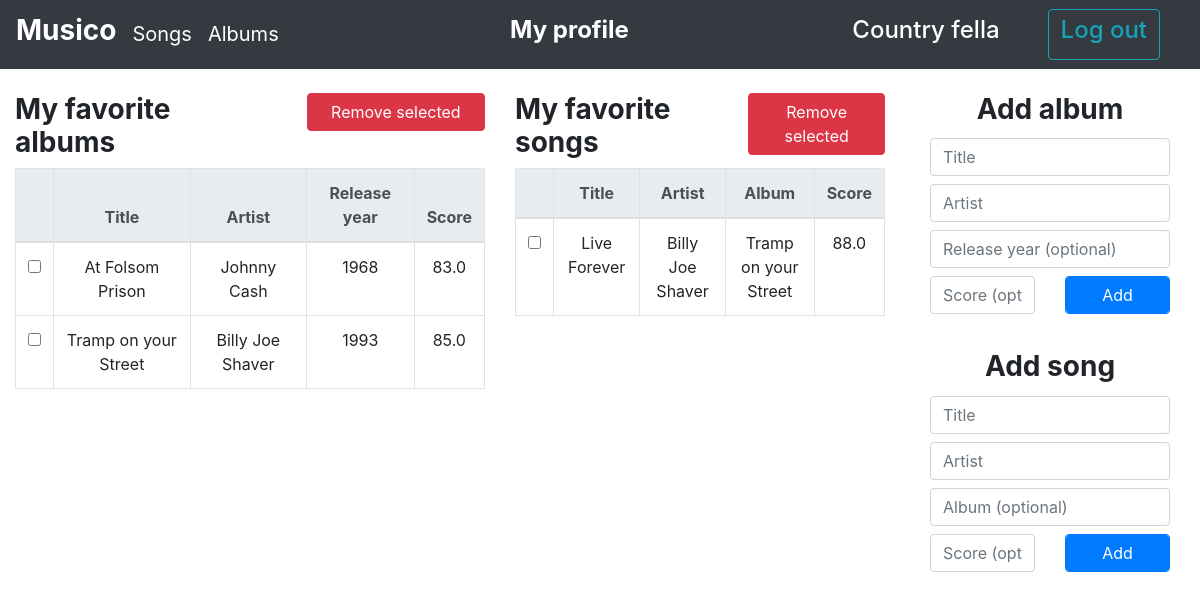
The page /profile (signed in) on the database as committed earlier.
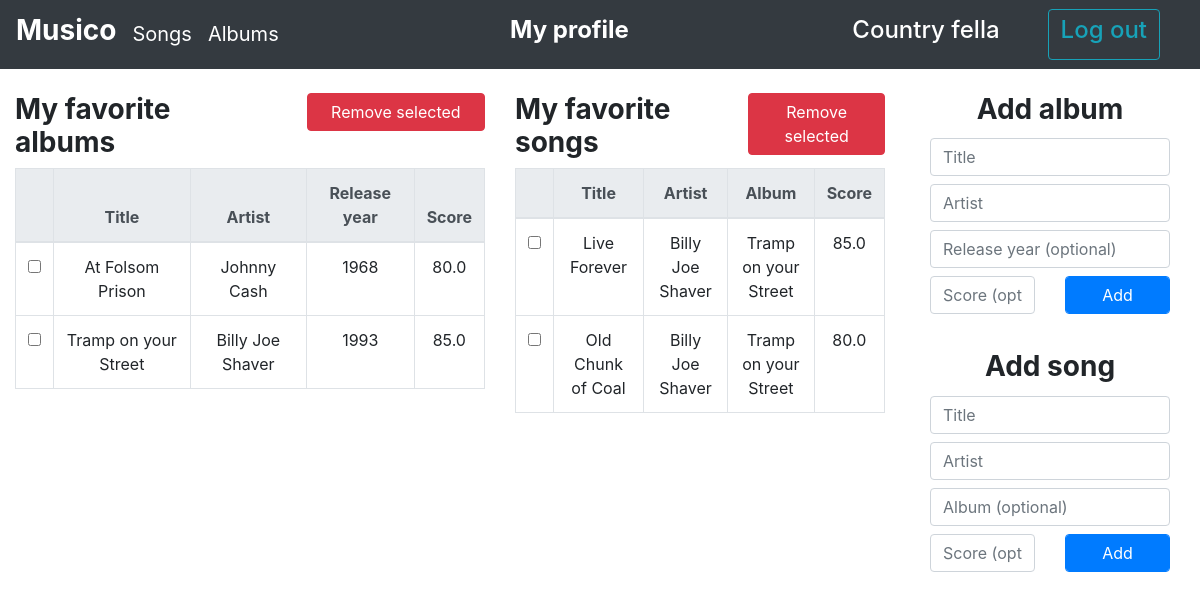
The same page on the database as committed later.
### app/models.py (models this page shows, shortened)
class User(db.Model, UserMixin):
    id = db.Column(db.Integer, primary_key=True)
    username = db.Column(db.String(50), index=True)
    password = db.Column(db.BINARY)
    favorite_songs = db.relationship('FavoriteSong', back_populates='user')
    favorite_albums = db.relationship('FavoriteAlbum', back_populates='user')

class FavoriteAlbum(db.Model):
    user_id = db.Column(db.Integer, db.ForeignKey('user.id'), primary_key=True)
    album_id = db.Column(db.Integer, db.ForeignKey('album.id'), primary_key=True)
    user = db.relationship('User', back_populates='favorite_albums')
    album = db.relationship('Album', back_populates='favored')
    rating = db.Column(db.Float)

class Album(db.Model):
    id = db.Column(db.Integer, primary_key=True)
    title = db.Column(db.String(200), index=True)
    year_released = db.Column(db.Integer, index=True)
    artist_id = db.Column(db.Integer, db.ForeignKey('artist.id'))
    artist = db.relationship('Artist', back_populates='albums')
    songs = db.relationship('Song', back_populates='album')
    favored = db.relationship('FavoriteAlbum', back_populates='album')
    def __repr__(self):
        return self.title

class Artist(db.Model):
    id = db.Column(db.Integer, primary_key=True)
    name = db.Column(db.String(150), index=True)
    albums = db.relationship('Album', back_populates='artist')
    songs = db.relationship('Song', back_populates='artist')
    def __repr__(self):
        return self.name

class FavoriteSong(db.Model):
    user_id = db.Column(db.Integer, db.ForeignKey('user.id'), primary_key=True)
    song_id = db.Column(db.Integer, db.ForeignKey('song.id'), primary_key=True)
    user = db.relationship('User', back_populates='favorite_songs')
    song = db.relationship('Song', back_populates='favored')
    rating = db.Column(db.Float)

class Song(db.Model):
    id = db.Column(db.Integer, primary_key=True)
    title = db.Column(db.String(200), index=True)
    artist_id = db.Column(db.Integer, db.ForeignKey('artist.id'))
    artist = db.relationship('Artist', back_populates='songs')
    album_id = db.Column(db.Integer, db.ForeignKey('album.id'))
    album = db.relationship('Album', back_populates='songs')
    favored = db.relationship('FavoriteSong', back_populates='song')

### app/views.py (the view)
@app.route('/profile', methods=['GET', 'POST'])
@login_required
def profile():
    return base('profile', **load_profile())

### app/forms.py
class AlbumForm(FlaskForm):
    a_title = StringField('title', validators=[DataRequired(), Length(max=200)], render_kw={'placeholder': 'Title'})
    a_artist = StringField('artist', validators=[DataRequired(), Length(max=150)], render_kw={'placeholder': 'Artist'})
    year = IntegerField('year', validators=[Optional(), NumberRange(min=0, max=date.today().year + 1)], render_kw={'placeholder': 'Release year (optional)'})
    a_score = FloatField('rating', validators=[Optional(), NumberRange(min=0, max=100)], render_kw={'placeholder': 'Score (optional)'})
    a_submit = SubmitField('Add')

class SongForm(FlaskForm):
    s_title = StringField('title', validators=[DataRequired(), Length(max=200)], render_kw={'placeholder': 'Title'})
    s_artist = StringField('artist', validators=[DataRequired(), Length(max=150)], render_kw={'placeholder': 'Artist'})
    album = StringField('album', validators=[Optional(), Length(max=200)], render_kw={'placeholder': 'Album (optional)'})
    s_score = FloatField('rating', validators=[Optional(), NumberRange(min=0, max=100)], render_kw={'placeholder': 'Score (optional)'})
    s_submit = SubmitField('Add')

### app/utils.py (called while the page is built)
def base(page, **kwargs):
    if 'login' in request.form:
        return redirect(url_for('login'))
    if 'signup' in request.form:
        return redirect(url_for('signup'))
    if 'logout' in request.form:
        logout_user()
        return redirect(url_for('home'))
    return render_template(f"{page}.html", **kwargs)

def load_profile():
    user = User.query.get(int(session['_user_id']))
    album_form = AlbumForm()
    song_form = SongForm()
    if album_form.a_submit.data and album_form.validate_on_submit(): add_album(user, album_form)
    if song_form.s_submit.data and song_form.validate_on_submit(): add_song(user, song_form)
    if 'album_button' in request.form: remove_favorites(user, FavoriteAlbum, 'album')
    if 'song_button' in request.form: remove_favorites(user, FavoriteSong, 'song')
    return {'user': user, 'album_form': album_form, 'song_form': song_form}

### app/views.py (called while the page is built)
@login_manager.user_loader
def load_user(user_id):
    return User.query.get(int(user_id))

### app/templates/profile.html (shortened to what this page needs)
{% extends 'base.html' %}
{% block page %}My profile{% endblock %}
{% block content %}
<div class='container-fluid'>
<div class='row my-4'>
    <form action="" method="post" class='col-5'>
        <table class="table table-hover table-bordered">
            <div class='row'>
                <div class='col-7'>
                    <h3><b>My favorite albums</b></h3>
                </div>
                <div class='col-5'>
                    <button type="submit" name="album_button" value="delete" class="btn btn-danger col-12">Remove selected</button>
                </div>
            </div>
            <thead class="thead-light">
                {% if user.favorite_albums|length == 0 %}
                <tr>
                    <th scope="col"><center>No albums have been added yet</center></th>
                </tr>
                {% else %}
                <tr>
                    <th scope="col"></th>
                    <th scope="col"><center>Title</center></th>
                    <th scope="col"><center>Artist</center></th>
                    <th scope="col"><center>Release year</center></th>
                    <th scope="col"><center>Score</center></th>
                </tr>
                {% endif %}
            </thead>
            <tbody>
                {% for album in user.favorite_albums %}
                <tr class="table", id="album,{{ album.album.id }}">
                    <td><input type="checkbox" name="album_id" , value="{{ album.album.id }}"></td>
                    <td align="center">{{ album.album.title }}</td>
                    <td align="center">{{ album.album.artist }}</td>
                    <td align="center">
                        {% if album.album.year_released != None %}{{ album.album.year_released }}{% endif %}
                    </td>
                    <td align="center" style="position: relative;">
                        {% if album.rating != None %}{{ album.rating }}{% endif %}
                    </td>
                </tr>
                {% endfor %}
            </tbody>
        </table>
    </form>
    <form action="" method="post" class='col-4'>
        <table class="table table-hover table-bordered">
            <div class='row'>
                <div class='col-7'>
                    <h3><b>My favorite songs</b></h3>
                </div>
                <div class='col-5'>
                    <button type="submit" name="song_button" value="delete" class="btn btn-danger col-12">Remove selected</button>
                </div>
            </div>
            <thead class="thead-light">
                {% if user.favorite_songs|length == 0 %}
                <tr>
                    <th scope="col"><center>No Songs have been added yet</center></th>
                </tr>
                {% else %}
                <tr>
                    <th scope="col"></th>
                    <th scope="col"><center>Title</center></th>
                    <th scope="col"><center>Artist</center></th>
                    <th scope="col"><center>Album</center></th>
                    <th scope="col"><center>Score</center></th>
                </tr>
                {% endif %}
            </thead>
            <tbody>
                {% for song in user.favorite_songs %}
                <tr class="table", id="song,{{ song.song.id }}">
                    <td><input type="checkbox" name="song_id" , value="{{ song.song.id }}"></td>
                    <td align="center">{{ song.song.title }}</td>
                    <td align="center">{{ song.song.artist }}</td>
                    <td align="center">
                        {% if song.song.album != None %}{{ song.song.album }}{% endif %}
                    </td>
                    <td align="center" style="position: relative;">
                        {% if song.rating != None %}{{ song.rating }}{% endif %}
                    </td>
                </tr>
                {% endfor %}
            </tbody>
        </table>
    </form>
    <div class='col-3'>
        <h3><center><b>Add album</b></center></h3>
        <form action="" method="post" name="add_album">
            <div class='container-fluid'>
                <div class='row py-1'>
                    <div class='col-12'>
                        {{ album_form.a_title(class_='form-control') }}
                    </div>
                </div>
                <div class='row py-1'>
                    <div class='col-12'>
                        {{ album_form.a_artist(class_='form-control') }}
                    </div>
                </div>
                <div class='row py-1'>
                    <div class='col-12'>
                        {{ album_form.year(class_='form-control') }}
                    </div>
                </div>
                <div class='row py-1'>
                    <div class='col-6'>
                        {{ album_form.a_score(class_='form-control') }}
                    </div>
                    <div class="col-6">
                        {{ album_form.a_submit(class_='form-control btn btn-primary col-12') }}
                    </div>
                </div>
                <div class='row py-1'>
                </div>
            </div>
        </form>
        <br>
        <h3><center><b>Add song</b></center></h3>
        <form action="" method="post" name="add_song">
            <div class='container-fluid'>
                <div class='row py-1'>
                    <div class='col-12'>
                        {{ song_form.s_title(class_='form-control') }}
                    </div>
                </div>
                <div class='row py-1'>
                    <div class='col-12'>
                        {{ song_form.s_artist(class_='form-control') }}
                    </div>
                </div>
                <div class='row py-1'>
                    <div class='col-12'>
                        {{ song_form.album(class_='form-control') }}
                    </div>
                </div>
                <div class="row py-1">
                    <div class='col-6'>
                        {{ song_form.s_score(class_='form-control') }}
                    </div>
                    <div class="col-6">
                        {{ song_form.s_submit(class_='form-control btn btn-primary col-12') }}
                    </div>
                </div>
            </div>
        </form>
    </div>
</div>
</div>
{% endblock %}

### app/templates/base.html (shortened to what this page needs)
<!DOCTYPE html>
<html>
<head>
  <link rel="stylesheet" href="https://stackpath.bootstrapcdn.com/bootstrap/4.2.1/css/bootstrap.min.css"
>
</head>
<body>
  <nav class="navbar navbar-expand-sm navbar-dark bg-dark" id='navbar-top'>
    <a class="navbar-brand" href="/"><h3><b>Musico</b></h3></a>
    <div class="collapse navbar-collapse" id="navbarSupportedContent">
      <ul class="navbar-nav mr-auto">
        <a class="navbar-brand" href="/songs">Songs</a>
        <a class="navbar-brand" href="/albums">Albums</a>
      </ul>
    </div>
    <div class="navbar-collapse" id="navbarSupportedContent">
        <a class="navbar-text text-white"><h4><b>{% block page %}{% endblock %}</b></h4></a>
    </div>
    <form action="", method="post">
      <span class="navbar-collapse">
          {% if current_user.is_authenticated %}
            <div class="px-2">
              <a class='navbar-brand text-white' href="/profile"><h4>{{ current_user.username }}</h4></a>
            </div>
            <div class="px-4">
              <button class="btn btn-outline-info" type="submit" name="logout"><h4>Log out</h4></button>
            </div>
        {% endif %}
      </span>
    </form>
  </nav>
  {% block content %}{% endblock %}
</body>
</html>

Rows that differ between the two databases and show on the page:
changed FavoriteAlbum "At Folsom Prison": rating "83.0" → "80.0"
changed FavoriteSong "Live Forever": rating "88.0" → "85.0"
added FavoriteSong: song "Old Chunk of Coal", song.artist "Billy Joe Shaver", song.album "Tramp on your Street", rating "80.0"
